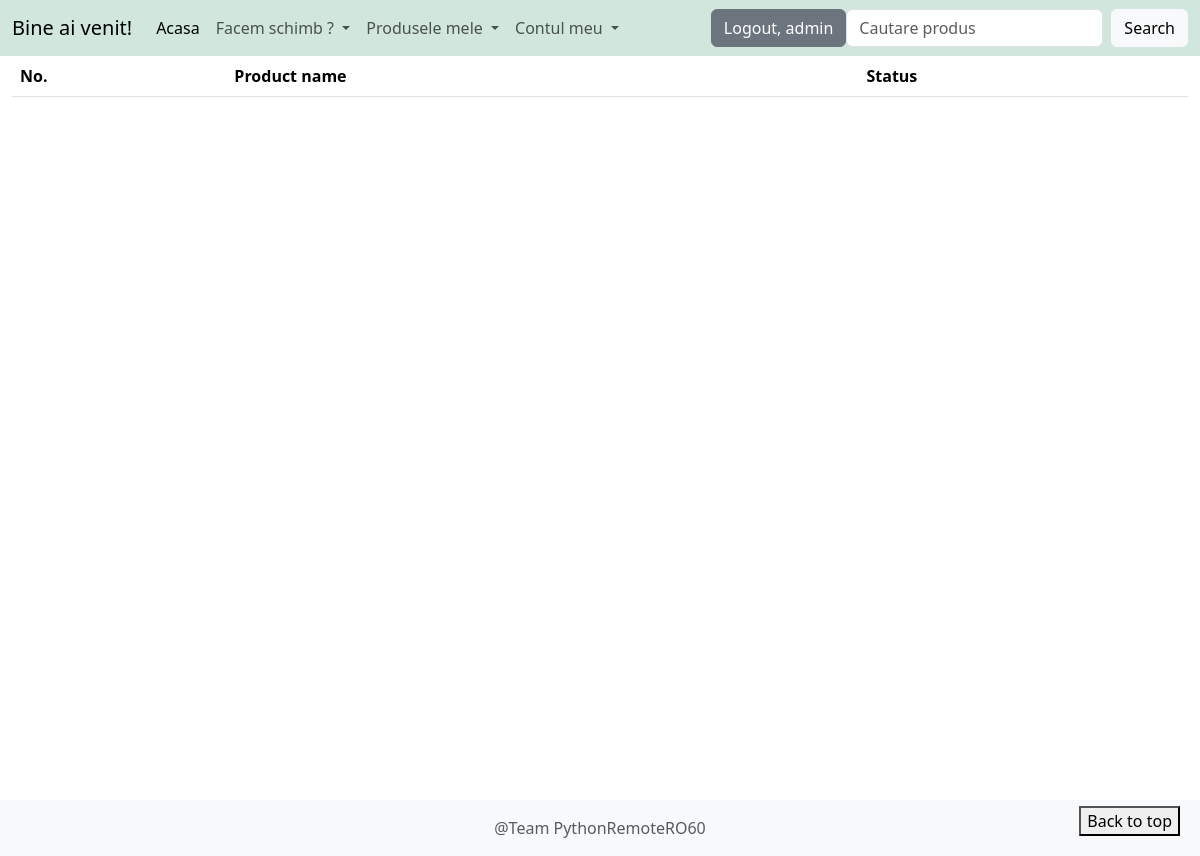
The page /sent_requests (signed in) on the database as committed earlier.
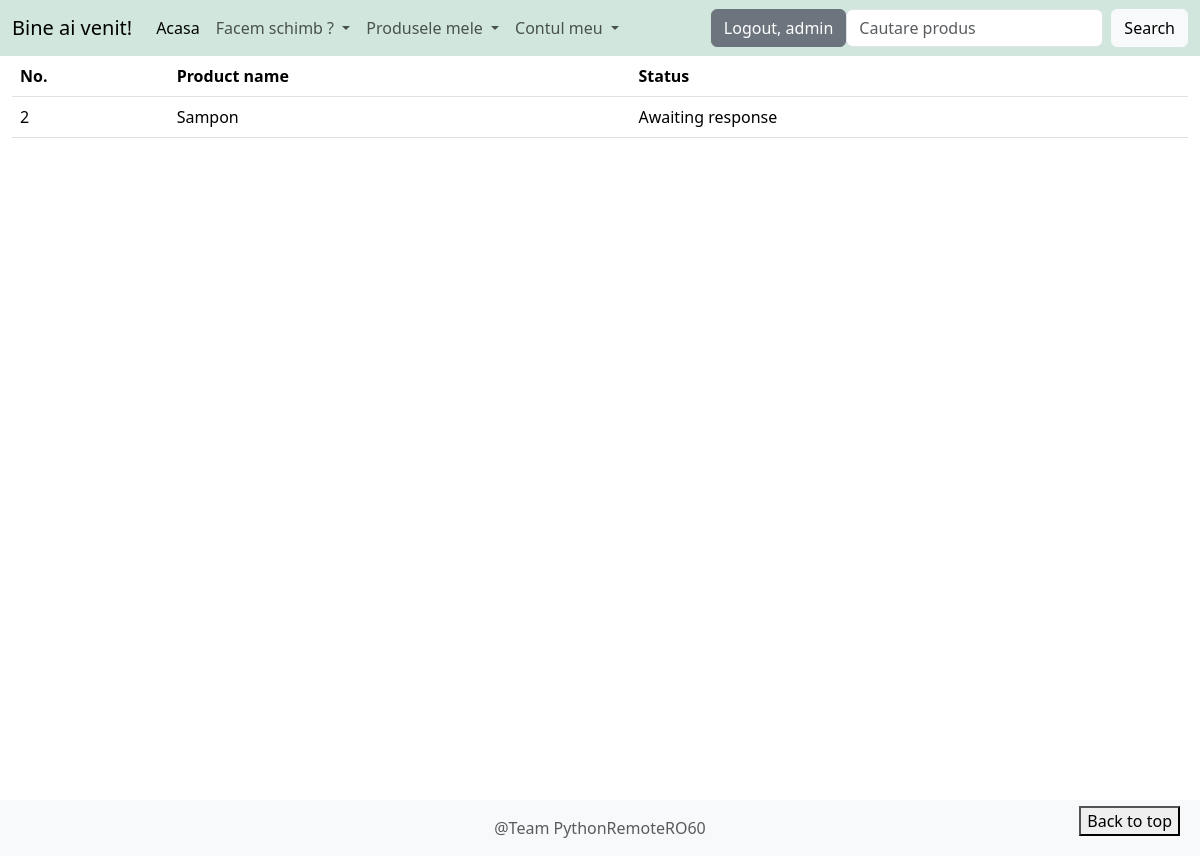
The same page on the database as committed later.
### product/models.py (models this page shows, shortened)
class  ExchangeRequestModel(models.Model):
	choices = [('a', 'Accepted'), ('d', 'Declined'), ('u', 'Unprocessed')]
	owner = models.ForeignKey(User, on_delete=models.CASCADE, related_name='original_owner')
	requester = models.ForeignKey(User, on_delete=models.CASCADE, related_name='requester')
	base_product = models.ForeignKey(Product, on_delete=models.CASCADE, related_name='exchange_offers')
	exchange_for = models.ManyToManyField(Product, related_name='exchange_offers_for')
	accepted = models.CharField(max_length=1, choices=choices, default='u')
	created_at = models.DateTimeField(auto_now_add=True)
	updated_at = models.DateTimeField(auto_now=True)

class Product(models.Model):
	name = models.CharField(max_length=50)
	price = models.DecimalField(max_digits=9, decimal_places=2, null=True, blank=True)
	description = models.TextField(max_length=400)
	category = models.ForeignKey(Category, on_delete=models.CASCADE, related_name='products')
	user = models.ForeignKey(User, on_delete=models.CASCADE, null=True)
	product_picture = models.ImageField(upload_to='product_pictures/', null=True, blank=True)
	created_at = models.DateTimeField(auto_now_add=True)
	updated_at = models.DateTimeField(auto_now=True)

### product/views.py (the view)
# urls.py: path('sent_requests', views.SentExchangeRequestList.as_view(), name='sent-requests'),
class SentExchangeRequestList(LoginRequiredMixin, ListView):
	template_name = 'product/sent_exchange_requests.html'
	model = ExchangeRequestModel
	context_object_name = 'exchange_requests'
	def get_queryset(self):
		query_set = self.model.objects.filter(requester=self.request.user).prefetch_related("exchange_for")
		return query_set

### templates/product/sent_exchange_requests.html (shortened to what this page needs)
{% extends 'base.html' %}
{% block content %}
    <div class="container-fluid">
        <div class="row">
            <div class="col-md-12">
                {% if exchange_requests %}
                    <table class="table table-hover">
                        <thead>
                        <tr>
                            <th>No.</th>
                            <th>Product name</th>
                            <th>Status</th>
                        </tr>
                        </thead>
                        <tbody>
                        {% for exchange_request in exchange_requests %}
                            {% if exchange_request.accepted == 'u' %}
                                <tr>
                                    <td>{{ forloop.counter }}</td>
                                    <td>{{ exchange_request.base_product.name }}</td>
                                    <td>
                                        Awaiting response
                                    </td>
                                </tr>
                            {% endif %}
                        {% endfor %}
                        </tbody>
                    </table>
                    </div>
                {% else %}
                    <div>
                        <h3 class="text-center">No data available</h3>
                    </div>
                {% endif %}
        </div>
    </div>
{% endblock %}

Rows that differ between the two databases and show on the page:
added ExchangeRequestModel: base_product.name "Sampon"
